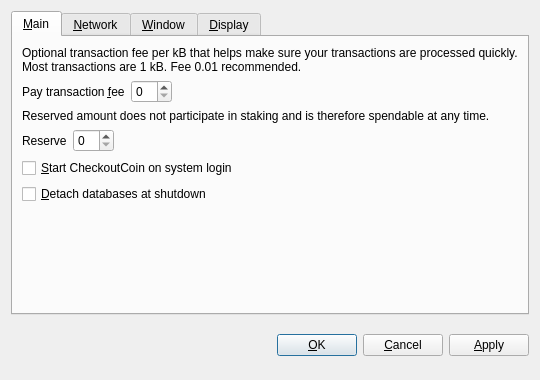
<?xml version="1.0" encoding="UTF-8"?>
<ui version="4.0">
 <class>OptionsDialog</class>
 <widget class="QDialog" name="OptionsDialog">
  <property name="geometry">
   <rect>
    <x>0</x>
    <y>0</y>
    <width>540</width>
    <height>380</height>
   </rect>
  </property>
  <property name="windowTitle">
   <string>Options</string>
  </property>
  <property name="modal">
   <bool>true</bool>
  </property>
  <layout class="QVBoxLayout" name="verticalLayout">
   <item>
    <widget class="QTabWidget" name="tabWidget">
     <property name="tabPosition">
      <enum>QTabWidget::North</enum>
     </property>
     <property name="currentIndex">
      <number>0</number>
     </property>
     <widget class="QWidget" name="tabMain">
      <attribute name="title">
       <string>&amp;Main</string>
      </attribute>
      <layout class="QVBoxLayout" name="verticalLayout_Main">
       <item>
        <widget class="QLabel" name="transactionFeeInfoLabel">
         <property name="text">
          <string>Optional transaction fee per kB that helps make sure your transactions are processed quickly. Most transactions are 1 kB. Fee 0.01 recommended.</string>
         </property>
         <property name="textFormat">
          <enum>Qt::PlainText</enum>
         </property>
         <property name="wordWrap">
          <bool>true</bool>
         </property>
        </widget>
       </item>
       <item>
        <layout class="QHBoxLayout" name="horizontalLayoutFee">
         <item>
          <widget class="QLabel" name="transactionFeeLabel">
           <property name="text">
            <string>Pay transaction &amp;fee</string>
           </property>
           <property name="textFormat">
            <enum>Qt::PlainText</enum>
           </property>
           <property name="buddy">
            <cstring>transactionFee</cstring>
           </property>
          </widget>
         </item>
         <item>
          <widget class="BitcoinAmountField" name="transactionFee"/>
         </item>
         <item>
          <spacer name="horizontalSpacerFee">
           <property name="orientation">
            <enum>Qt::Horizontal</enum>
           </property>
           <property name="sizeHint" stdset="0">
            <size>
             <width>40</width>
             <height>20</height>
            </size>
           </property>
          </spacer>
         </item>
        </layout>
       </item>
       <item>
        <widget class="QLabel" name="reserveBalanceInfoLabel">
         <property name="text">
          <string>Reserved amount does not participate in staking and is therefore spendable at any time.</string>
         </property>
         <property name="textFormat">
          <enum>Qt::PlainText</enum>
         </property>
         <property name="wordWrap">
          <bool>true</bool>
         </property>
        </widget>
       </item>
       <item>
        <layout class="QHBoxLayout" name="horizontalLayoutReserveBalance">
         <item>
          <widget class="QLabel" name="reserveBalanceLabel">
           <property name="text">
            <string>Reserve</string>
           </property>
           <property name="textFormat">
            <enum>Qt::PlainText</enum>
           </property>
           <property name="buddy">
            <cstring>reserveBalance</cstring>
           </property>
          </widget>
         </item>
         <item>
          <widget class="BitcoinAmountField" name="reserveBalance"/>
         </item>
         <item>
          <spacer name="horizontalSpacerReserveBalance">
           <property name="orientation">
            <enum>Qt::Horizontal</enum>
           </property>
           <property name="sizeHint" stdset="0">
            <size>
             <width>40</width>
             <height>20</height>
            </size>
           </property>
          </spacer>
         </item>
        </layout>
       </item>
       <item>
        <widget class="QCheckBox" name="bitcoinAtStartup">
         <property name="toolTip">
          <string>Automatically start CheckoutCoin after logging in to the system.</string>
         </property>
         <property name="text">
          <string>&amp;Start CheckoutCoin on system login</string>
         </property>
        </widget>
       </item>
       <item>
        <widget class="QCheckBox" name="detachDatabases">
         <property name="toolTip">
          <string>Detach block and address databases at shutdown. This means they can be moved to another data directory, but it slows down shutdown. The wallet is always detached.</string>
         </property>
         <property name="text">
          <string>&amp;Detach databases at shutdown</string>
         </property>
        </widget>
       </item>
       <item>
        <spacer name="verticalSpacer_Main">
         <property name="orientation">
          <enum>Qt::Vertical</enum>
         </property>
         <property name="sizeHint" stdset="0">
          <size>
           <width>20</width>
           <height>40</height>
          </size>
         </property>
        </spacer>
       </item>
      </layout>
     </widget>
     <widget class="QWidget" name="tabNetwork">
      <attribute name="title">
       <string>&amp;Network</string>
      </attribute>
      <layout class="QVBoxLayout" name="verticalLayout_Network">
       <item>
        <widget class="QCheckBox" name="mapPortUpnp">
         <property name="toolTip">
          <string>Automatically open the CheckoutCoin client port on the router. This only works when your router supports UPnP and it is enabled.</string>
         </property>
         <property name="text">
          <string>Map port using &amp;UPnP</string>
         </property>
        </widget>
       </item>
       <item>
        <widget class="QCheckBox" name="connectSocks">
         <property name="toolTip">
          <string>Connect to the CheckoutCoin network through a SOCKS proxy (e.g. when connecting through Tor).</string>
         </property>
         <property name="text">
          <string>&amp;Connect through SOCKS proxy:</string>
         </property>
        </widget>
       </item>
       <item>
        <layout class="QHBoxLayout" name="horizontalLayout_Network">
         <item>
          <widget class="QLabel" name="proxyIpLabel">
           <property name="text">
            <string>Proxy &amp;IP:</string>
           </property>
           <property name="textFormat">
            <enum>Qt::PlainText</enum>
           </property>
           <property name="buddy">
            <cstring>proxyIp</cstring>
           </property>
          </widget>
         </item>
         <item>
          <widget class="QValidatedLineEdit" name="proxyIp">
           <property name="maximumSize">
            <size>
             <width>140</width>
             <height>16777215</height>
            </size>
           </property>
           <property name="toolTip">
            <string>IP address of the proxy (e.g. 127.0.0.1)</string>
           </property>
          </widget>
         </item>
         <item>
          <widget class="QLabel" name="proxyPortLabel">
           <property name="text">
            <string>&amp;Port:</string>
           </property>
           <property name="textFormat">
            <enum>Qt::PlainText</enum>
           </property>
           <property name="buddy">
            <cstring>proxyPort</cstring>
           </property>
          </widget>
         </item>
         <item>
          <widget class="QLineEdit" name="proxyPort">
           <property name="maximumSize">
            <size>
             <width>55</width>
             <height>16777215</height>
            </size>
           </property>
           <property name="toolTip">
            <string>Port of the proxy (e.g. 9050)</string>
           </property>
          </widget>
         </item>
         <item>
          <widget class="QLabel" name="socksVersionLabel">
           <property name="text">
            <string>SOCKS &amp;Version:</string>
           </property>
           <property name="textFormat">
            <enum>Qt::PlainText</enum>
           </property>
           <property name="buddy">
            <cstring>socksVersion</cstring>
           </property>
          </widget>
         </item>
         <item>
          <widget class="QValueComboBox" name="socksVersion">
           <property name="toolTip">
            <string>SOCKS version of the proxy (e.g. 5)</string>
           </property>
          </widget>
         </item>
         <item>
          <spacer name="horizontalSpacer_Network">
           <property name="orientation">
            <enum>Qt::Horizontal</enum>
           </property>
           <property name="sizeHint" stdset="0">
            <size>
             <width>40</width>
             <height>20</height>
            </size>
           </property>
          </spacer>
         </item>
        </layout>
       </item>
       <item>
        <spacer name="verticalSpacer_Network">
         <property name="orientation">
          <enum>Qt::Vertical</enum>
         </property>
         <property name="sizeHint" stdset="0">
          <size>
           <width>20</width>
           <height>40</height>
          </size>
         </property>
        </spacer>
       </item>
      </layout>
     </widget>
     <widget class="QWidget" name="tabWindow">
      <attribute name="title">
       <string>&amp;Window</string>
      </attribute>
      <layout class="QVBoxLayout" name="verticalLayout_Window">
       <item>
        <widget class="QCheckBox" name="minimizeToTray">
         <property name="toolTip">
          <string>Show only a tray icon after minimizing the window.</string>
         </property>
         <property name="text">
          <string>&amp;Minimize to the tray instead of the taskbar</string>
         </property>
        </widget>
       </item>
       <item>
        <widget class="QCheckBox" name="minimizeOnClose">
         <property name="toolTip">
          <string>Minimize instead of exit the application when the window is closed. When this option is enabled, the application will be closed only after selecting Quit in the menu.</string>
         </property>
         <property name="text">
          <string>M&amp;inimize on close</string>
         </property>
        </widget>
       </item>
       <item>
        <spacer name="verticalSpacer_Window">
         <property name="orientation">
          <enum>Qt::Vertical</enum>
         </property>
         <property name="sizeHint" stdset="0">
          <size>
           <width>20</width>
           <height>40</height>
          </size>
         </property>
        </spacer>
       </item>
      </layout>
     </widget>
     <widget class="QWidget" name="tabDisplay">
      <attribute name="title">
       <string>&amp;Display</string>
      </attribute>
      <layout class="QVBoxLayout" name="verticalLayout_Display">
       <item>
        <layout class="QHBoxLayout" name="horizontalLayout_1_Display">
         <item>
          <widget class="QLabel" name="langLabel">
           <property name="text">
            <string>User Interface &amp;language:</string>
           </property>
           <property name="textFormat">
            <enum>Qt::PlainText</enum>
           </property>
           <property name="buddy">
            <cstring>lang</cstring>
           </property>
          </widget>
         </item>
         <item>
          <widget class="QValueComboBox" name="lang">
           <property name="toolTip">
            <string>The user interface language can be set here. This setting will take effect after restarting CheckoutCoin.</string>
           </property>
          </widget>
         </item>
        </layout>
       </item>
       <item>
        <layout class="QHBoxLayout" name="horizontalLayout_2_Display">
         <item>
          <widget class="QLabel" name="unitLabel">
           <property name="text">
            <string>&amp;Unit to show amounts in:</string>
           </property>
           <property name="textFormat">
            <enum>Qt::PlainText</enum>
           </property>
           <property name="buddy">
            <cstring>unit</cstring>
           </property>
          </widget>
         </item>
         <item>
          <widget class="QValueComboBox" name="unit">
           <property name="toolTip">
            <string>Choose the default subdivision unit to show in the interface and when sending coins.</string>
           </property>
          </widget>
         </item>
        </layout>
       </item>
       <item>
        <widget class="QCheckBox" name="displayAddresses">
         <property name="toolTip">
          <string>Whether to show CheckoutCoin addresses in the transaction list or not.</string>
         </property>
         <property name="text">
          <string>&amp;Display addresses in transaction list</string>
         </property>
        </widget>
       </item>
       <item>
        <widget class="QCheckBox" name="coinControlFeatures">
         <property name="toolTip">
          <string>Whether to show coin control features or not.</string>
         </property>
         <property name="text">
          <string>Display coin &amp;control features (experts only!)</string>
         </property>
        </widget>
       </item>
       <item>
        <spacer name="verticalSpacer_Display">
         <property name="orientation">
          <enum>Qt::Vertical</enum>
         </property>
         <property name="sizeHint" stdset="0">
          <size>
           <width>20</width>
           <height>40</height>
          </size>
         </property>
        </spacer>
       </item>
      </layout>
     </widget>
    </widget>
   </item>
   <item>
    <layout class="QHBoxLayout" name="horizontalLayout_Buttons">
     <item>
      <spacer name="horizontalSpacer_1">
       <property name="orientation">
        <enum>Qt::Horizontal</enum>
       </property>
       <property name="sizeHint" stdset="0">
        <size>
         <width>40</width>
         <height>48</height>
        </size>
       </property>
      </spacer>
     </item>
     <item>
      <widget class="QLabel" name="statusLabel">
       <property name="font">
        <font>
         <weight>75</weight>
         <bold>true</bold>
        </font>
       </property>
       <property name="text">
        <string/>
       </property>
       <property name="textFormat">
        <enum>Qt::PlainText</enum>
       </property>
       <property name="wordWrap">
        <bool>true</bool>
       </property>
      </widget>
     </item>
     <item>
      <spacer name="horizontalSpacer_2">
       <property name="orientation">
        <enum>Qt::Horizontal</enum>
       </property>
       <property name="sizeHint" stdset="0">
        <size>
         <width>40</width>
         <height>48</height>
        </size>
       </property>
      </spacer>
     </item>
     <item>
      <widget class="QPushButton" name="okButton">
       <property name="text">
        <string>&amp;OK</string>
       </property>
      </widget>
     </item>
     <item>
      <widget class="QPushButton" name="cancelButton">
       <property name="text">
        <string>&amp;Cancel</string>
       </property>
       <property name="autoDefault">
        <bool>false</bool>
       </property>
      </widget>
     </item>
     <item>
      <widget class="QPushButton" name="applyButton">
       <property name="text">
        <string>&amp;Apply</string>
       </property>
       <property name="autoDefault">
        <bool>false</bool>
       </property>
      </widget>
     </item>
    </layout>
   </item>
  </layout>
 </widget>
 <customwidgets>
  <customwidget>
   <class>BitcoinAmountField</class>
   <extends>QSpinBox</extends>
   <header>bitcoinamountfield.h</header>
  </customwidget>
  <customwidget>
   <class>QValueComboBox</class>
   <extends>QComboBox</extends>
   <header>qvaluecombobox.h</header>
  </customwidget>
  <customwidget>
   <class>QValidatedLineEdit</class>
   <extends>QLineEdit</extends>
   <header>qvalidatedlineedit.h</header>
  </customwidget>
 </customwidgets>
 <resources/>
 <connections/>
</ui>
